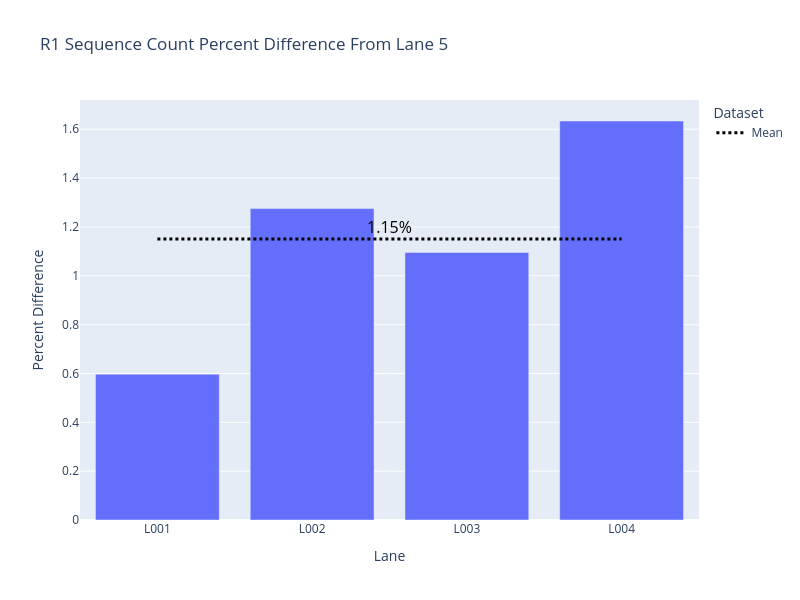

Notebook cell for this chart:
### Markdown cell above
R1 sequences count percent difference:

### Code cell
difference = group_reset_ns6['abs_difference'] / group_reset_ns6['fastqc_raw__Total Sequences'] * 100
group_reset_ns6['percent_difference'] = difference

# Create the plot
fig = go.Figure()

# Add NS6 data as bars
fig.add_trace(
    go.Bar(
        x=group_reset_ns6["Lane"],
        y=group_reset_ns6["percent_difference"],
        name="Percent Difference",
        hovertemplate="%{y:.2f}%<extra></extra>",
        showlegend=False
    )
)

mean_difference = group_reset_ns6['percent_difference'].mean()

# Overlay mean value as a dashed line
fig.add_trace(
    go.Scatter(
        x=group_reset_ns6["Lane"],
        y=[mean_difference] * len(group_reset_ns6),  # Mean line
        mode="lines",  # Add markers to the line
        name="Mean",
        line=dict(
            color="black",  # Set the color to re
            dash="dot",
            width=3       # Set line thickness
        ),
        showlegend=True  # Ensure mean appears in the legend
    )
)

# Add an annotation for the mean
fig.add_annotation(
    x=0.5,  # Adjust to position annotation centrally
    y=mean_difference +0.05,
    xref="paper",
    yref="y",
    text=f"{mean_difference:.2f}%",
    showarrow=False,
    font=dict(color="black", size=16)
)

# Update layout
fig.update_layout(
    height=600,
    width=800,
    yaxis_title="Percent Difference",
    title="R1 Sequence Count Percent Difference From Lane 5",
    xaxis_title="Lane",
    legend_title="Dataset"
)

fig.show()

### Figure 1 — Plotly figure (JSON) as saved in the notebook; plotly's stock layout.template omitted (floating-point values rounded to 4 significant figures)
{"data": [{"hovertemplate": "%{y:.2f}%<extra></extra>", "name": "Percent Difference", "showlegend": false, "type": "bar", "x": ["L001", "L002", "L003", "L004"], "y": [0.597, 1.275, 1.096, 1.634]}, {"line": {"color": "black", "dash": "dot", "width": 3}, "mode": "lines", "name": "Mean", "showlegend": true, "type": "scatter", "x": ["L001", "L002", "L003", "L004"], "y": [1.15, 1.15, 1.15, 1.15]}], "layout": {"annotations": [{"font": {"color": "black", "size": 16}, "showarrow": false, "text": "1.15%", "x": 0.5, "xref": "paper", "y": 1.2, "yref": "y"}], "height": 600, "legend": {"title": {"text": "Dataset"}}, "title": {"text": "R1 Sequence Count Percent Difference From Lane 5"}, "width": 800, "xaxis": {"title": {"text": "Lane"}}, "yaxis": {"title": {"text": "Percent Difference"}}}}
